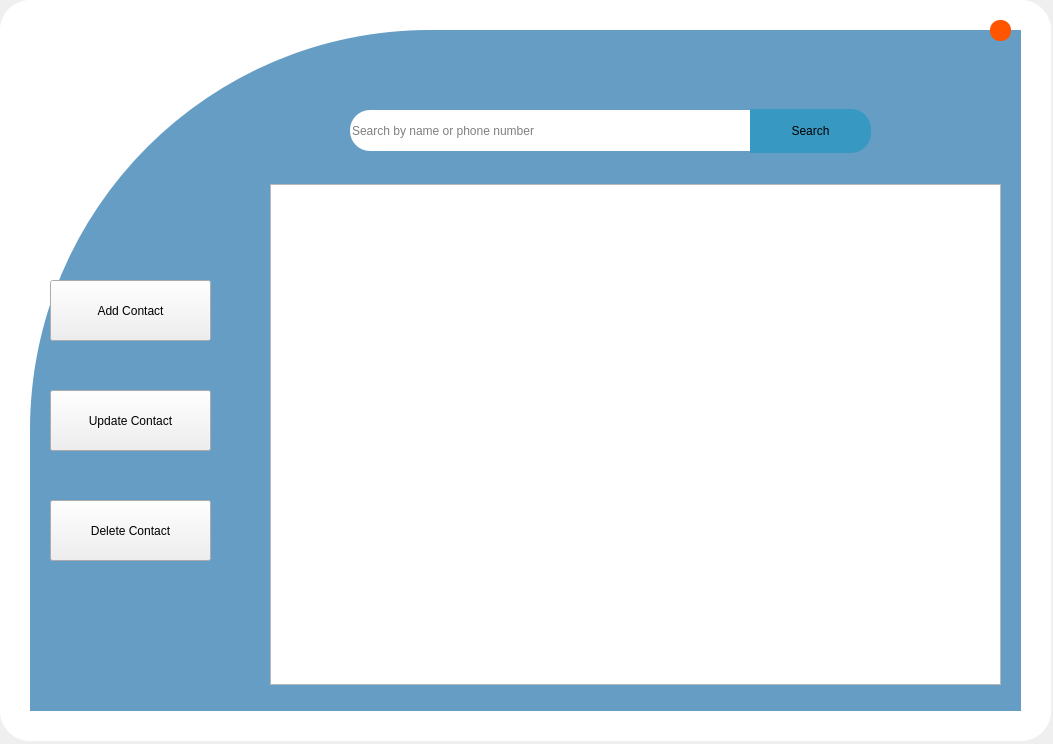
<?xml version="1.0" encoding="UTF-8"?>
<ui version="4.0">
 <class>Form</class>
 <widget class="QWidget" name="Form">
  <property name="geometry">
   <rect>
    <x>0</x>
    <y>0</y>
    <width>1053</width>
    <height>744</height>
   </rect>
  </property>
  <property name="windowTitle">
   <string>Form</string>
  </property>
  <property name="styleSheet">
   <string notr="true"/>
  </property>
  <widget class="QLabel" name="bg">
   <property name="geometry">
    <rect>
     <x>0</x>
     <y>0</y>
     <width>1051</width>
     <height>741</height>
    </rect>
   </property>
   <property name="styleSheet">
    <string notr="true">background-color: rgb(255, 255, 255);
border-radius:30px;</string>
   </property>
   <property name="text">
    <string/>
   </property>
  </widget>
  <widget class="QLabel" name="bg_2">
   <property name="geometry">
    <rect>
     <x>30</x>
     <y>30</y>
     <width>991</width>
     <height>681</height>
    </rect>
   </property>
   <property name="styleSheet">
    <string notr="true">background-color: rgb(102, 157, 196);
border-top-left-radius:400px;</string>
   </property>
   <property name="text">
    <string/>
   </property>
  </widget>
  <widget class="QListWidget" name="contactListWidget">
   <property name="geometry">
    <rect>
     <x>270</x>
     <y>184</y>
     <width>731</width>
     <height>501</height>
    </rect>
   </property>
   <property name="styleSheet">
    <string notr="true">color: rgb(0, 0, 0);</string>
   </property>
  </widget>
  <widget class="QLineEdit" name="searchLineEdit">
   <property name="geometry">
    <rect>
     <x>350</x>
     <y>110</y>
     <width>401</width>
     <height>41</height>
    </rect>
   </property>
   <property name="styleSheet">
    <string notr="true">border-top-left-radius:20px;
font: 9pt &quot;MS Shell Dlg 2&quot;;
border-bottom-left-radius:20px;</string>
   </property>
   <property name="text">
    <string/>
   </property>
   <property name="placeholderText">
    <string>Search by name or phone number</string>
   </property>
  </widget>
  <widget class="QPushButton" name="searchButton">
   <property name="geometry">
    <rect>
     <x>750</x>
     <y>109</y>
     <width>121</width>
     <height>44</height>
    </rect>
   </property>
   <property name="styleSheet">
    <string notr="true">font: 10pt &quot;MS Shell Dlg 2&quot;;
background-color: rgb(102, 157, 196);
border-top-right-radius:20px;
border-bottom-right-radius:20px;
background-color: rgb(55, 152, 193);</string>
   </property>
   <property name="text">
    <string>Search</string>
   </property>
  </widget>
  <widget class="QPushButton" name="updateButton">
   <property name="geometry">
    <rect>
     <x>50</x>
     <y>390</y>
     <width>161</width>
     <height>61</height>
    </rect>
   </property>
   <property name="styleSheet">
    <string notr="true">font: 12pt &quot;MS Shell Dlg 2&quot;;</string>
   </property>
   <property name="text">
    <string>Update Contact</string>
   </property>
  </widget>
  <widget class="QPushButton" name="deleteButton">
   <property name="geometry">
    <rect>
     <x>50</x>
     <y>500</y>
     <width>161</width>
     <height>61</height>
    </rect>
   </property>
   <property name="styleSheet">
    <string notr="true">font: 12pt &quot;MS Shell Dlg 2&quot;;</string>
   </property>
   <property name="text">
    <string>Delete Contact</string>
   </property>
  </widget>
  <widget class="QPushButton" name="addButton">
   <property name="geometry">
    <rect>
     <x>50</x>
     <y>280</y>
     <width>161</width>
     <height>61</height>
    </rect>
   </property>
   <property name="styleSheet">
    <string notr="true">font: 12pt &quot;MS Shell Dlg 2&quot;;</string>
   </property>
   <property name="text">
    <string>Add Contact</string>
   </property>
  </widget>
  <widget class="QLabel" name="image">
   <property name="geometry">
    <rect>
     <x>60</x>
     <y>70</y>
     <width>150</width>
     <height>150</height>
    </rect>
   </property>
   <property name="styleSheet">
    <string notr="true">border-radius:100px;</string>
   </property>
   <property name="text">
    <string/>
   </property>
  </widget>
  <widget class="QPushButton" name="close_btn">
   <property name="geometry">
    <rect>
     <x>990</x>
     <y>20</y>
     <width>21</width>
     <height>21</height>
    </rect>
   </property>
   <property name="styleSheet">
    <string notr="true">background-color: rgb(255, 85, 0);
border-radius:10px;
</string>
   </property>
   <property name="text">
    <string/>
   </property>
  </widget>
 </widget>
 <resources/>
 <connections/>
</ui>
